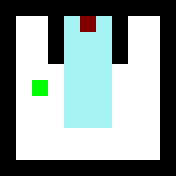

A level layout from a 2D game, rendered from its tile map. Below: a short description, then the map file with its tile-grid data intact:
An orthogonal 11x11 tile map with 16x16 px tiles, 2 tile layers (Layer1, Layer2) and 1 object.

<map version="1.0" orientation="orthogonal" renderorder="right-down" width="11" height="11" tilewidth="16" tileheight="16" nextobjectid="2">
 <tileset firstgid="1" source="../Tiles.tsx" />
 <layer name="Layer1" width="11" height="11">
  <data encoding="csv">
1,1,1,1,1,1,1,1,1,1,1,
1,5,5,1,13,13,13,1,5,5,1,
1,5,5,1,13,13,13,1,5,5,1,
1,5,5,1,13,13,13,1,5,5,1,
1,5,5,5,13,13,13,5,5,5,1,
1,5,5,5,13,13,13,5,5,5,1,
1,5,5,5,13,13,13,5,5,5,1,
1,5,5,5,13,13,13,5,5,5,1,
1,5,5,5,5,5,5,5,5,5,1,
1,5,5,5,5,5,5,5,5,5,1,
1,1,1,1,1,1,1,1,1,1,1
</data>
 </layer>
 <layer name="Layer2" width="11" height="11">
  <data encoding="csv">
0,0,0,0,0,0,0,0,0,0,0,
0,0,0,0,0,3,0,0,0,0,0,
0,0,0,0,0,0,0,0,0,0,0,
0,0,0,0,0,0,0,0,0,0,0,
0,0,0,0,0,0,0,0,0,0,0,
0,0,4,0,0,0,0,0,0,0,0,
0,0,0,0,0,0,0,0,0,0,0,
0,0,0,0,0,0,0,0,0,0,0,
0,0,0,0,0,0,0,0,0,0,0,
0,0,0,0,0,0,0,0,0,0,0,
0,0,0,0,0,0,0,0,0,0,0
</data>
 </layer>
 <objectgroup name="Tutorial">
  <object id="1" x="2.33333" y="3.66667">
   <properties>
    <property name="text" value="Be careful, ice is slippery." />
   </properties>
  </object>
 </objectgroup>
</map>
